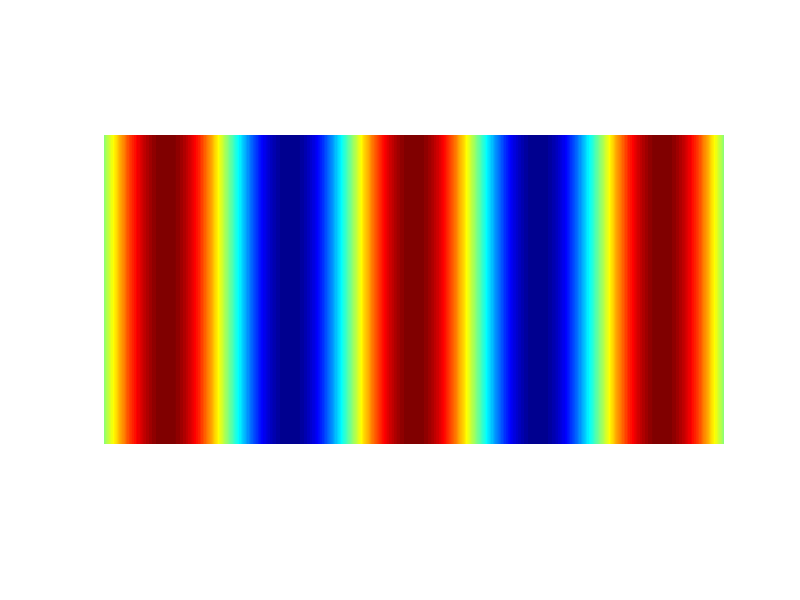

This chart was generated by the following MATLAB code:
%% set up
Xr = [0,pi*5];  % Xr代表横坐标的范围
Yr = [0,1];     % Yr代表纵坐标的范围
nx = 1000;  % number of samples in Xr
ny = 500;   % number of samples in Yr
%nx，ny分表代表横坐标与纵坐标被分成几份。通俗来说就是横纵坐标的像素大小。也就是说，
%这张图的大小是 1000*500

% create the meshgrid coordinates in the range
xs = linspace(Xr(1), Xr(2), nx);
ys = linspace(Yr(1), Yr(2), ny);
%这里是把xr，yr分成nx，ny份

[X,Y] = meshgrid(xs,ys);
%这里是生成网格。meshgrid是网格的意思，通俗来说就是像素点，也就是图像中的每个点的位置。
%X存储的是图像中每个点的横坐标，Y存储的是图像中的每个点的纵坐标，都是 1000*500 的矩阵

%% form an image I of size(X), and has its value defined as sin(x) at every meshgrid
I = zeros(size(X)); %这里I就是 1000*500 的矩阵，每个点现在的值都是0
%fill in your code here
I = sin(X);         %这里是我偷懒发现这样可以用，就是I中每个点的值变成每个点横坐标的sin值
%fill in your code here


%% plot the image: your image should look exactly like the one in homework handout
figure(1);      %生成一个空图，编号为1
colormap(jet);  %在空图中设置一个色图jet，每个点的颜色将由一个0~1之间的值表示
pcolor(I);      %根据I中的每个点的值绘制颜色到jet中
shading interp; %暗角，用于均匀过渡颜色
axis image;     %保持横纵坐标比
axis off;       %隐藏坐标轴
